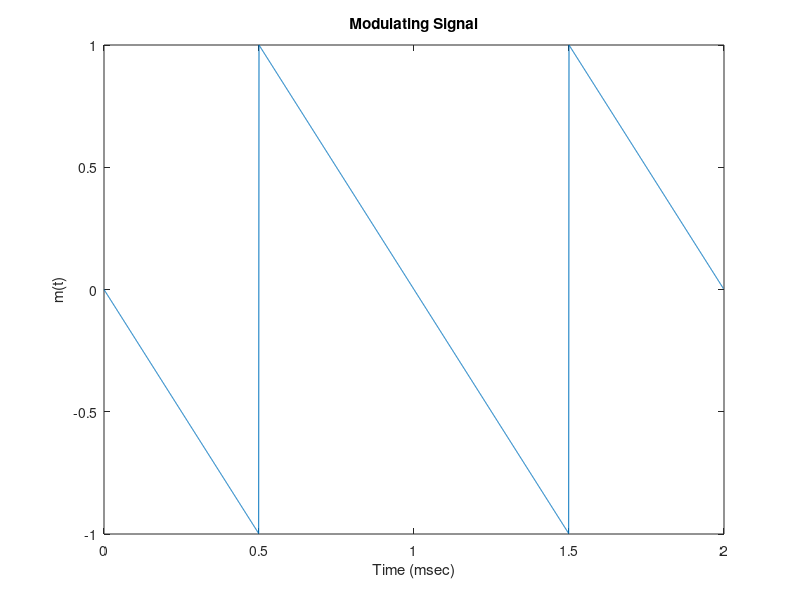
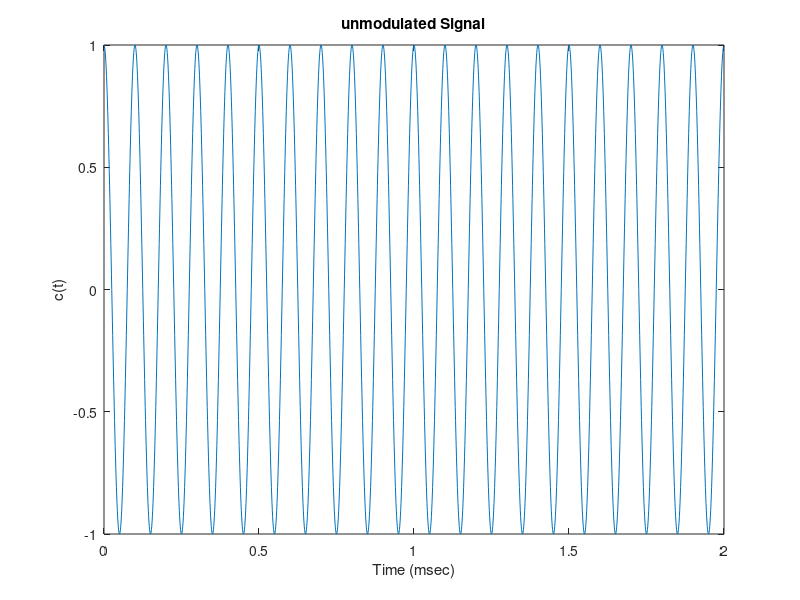
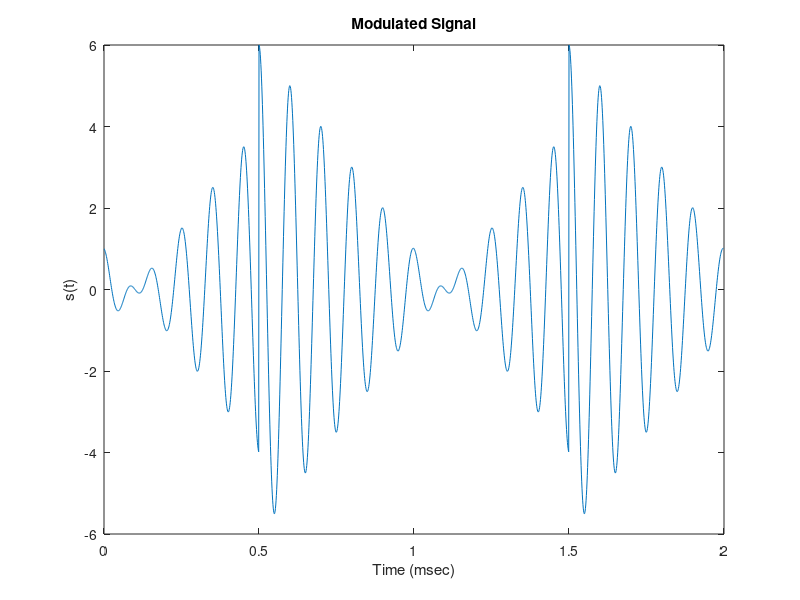
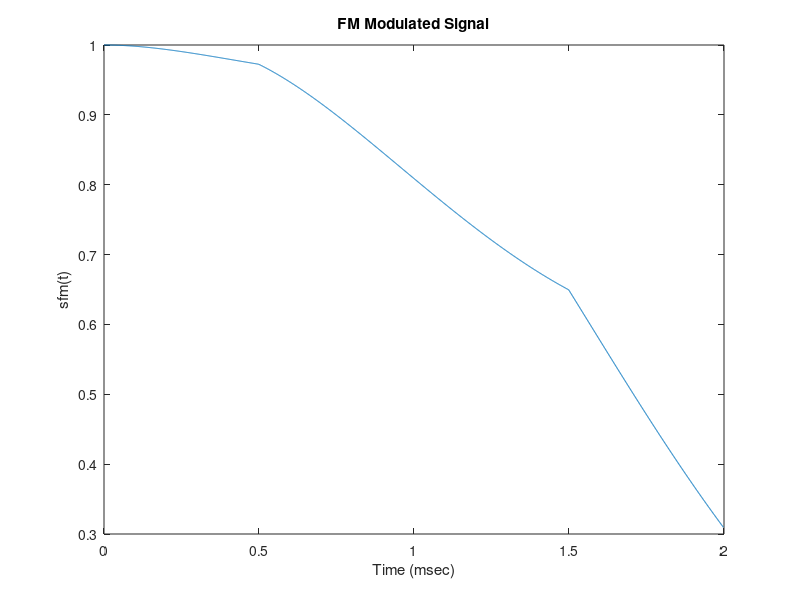

Write the MATLAB code that produced these figures, in order.
clc
clear 
close all

% Define parameters
sampling_rate = 1000;  % Sampling rate in hz
dt = 1/sampling_rate;
num_of_periods=2;      %number of periods of m(t)
t = 0:dt:(1-dt)*num_of_periods ;    %time interval

% Define the shift value
shift_value = 0.5;

% Calculate the shifted time axis
t_m = t + shift_value;

% Calculate the shifted sawtooth wave
modulating_signal = -2*(t_m - floor(t_m)) +1;


%parameters of the carrier
fc=10;                 %carrier frequency=10 KHz
Ac=1;                   %carrier amplitude
Wc=2*pi*fc;             %carrier frequency=2*pi*fc rad/sec

unmodulated_signal= Ac.*cos(Wc*t);
Ka=input('Enter the modulation index: ');
Am=Ka*Ac; %to get the new amplitude of the 
AM_modulated_signal=(Ac+Am*modulating_signal) .* cos(Wc*t) ;
                        %the DSB-LC modulated signal



%Plot the modulating signal waveform
figure();
plot(t, modulating_signal);
xlabel('Time (msec)');
ylabel('m(t)');
title('Modulating Signal');


 

figure();
plot(t, unmodulated_signal);
xlabel('Time (msec)');
ylabel('c(t)');
title('unmodulated Signal');


figure();
plot(t, AM_modulated_signal);
xlabel('Time (msec)');
ylabel('s(t)');
title('Modulated Signal');

%%%%%%%%%%%%%%%%%%%%%%%%%%%%%%%%%%%%%%%%%%%%%%%%%%%%%%%%%%%%%%%
%generating an FM signal for the same carrier then Plot the FM signal

Kf=input('Enter the frequency deviation: ');
sampling_rate=100000;
FM_modulated_signal=fmmod(modulating_signal,fc,sampling_rate,Kf);

figure();
plot(t, FM_modulated_signal);
xlabel('Time (msec)');
ylabel('sfm(t)');
title('FM Modulated Signal');


